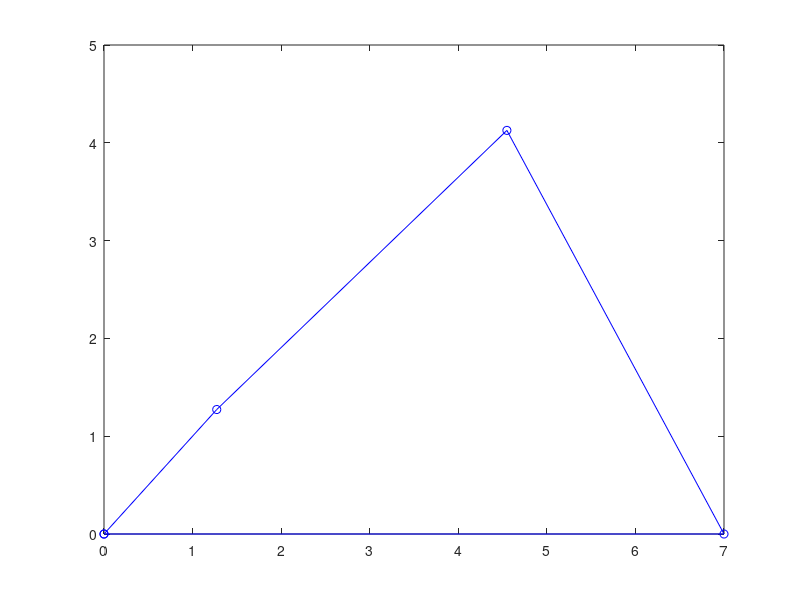
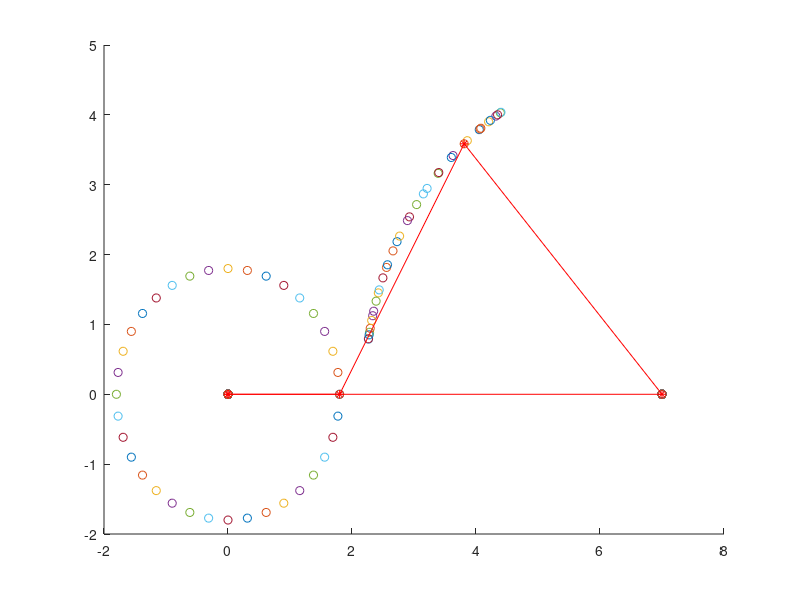

Reproduce these figures in MATLAB, in order. (Note: this script raises an error after producing the figures.)
%% Assignment 4

%% Problem 1: Fixed Point Iteration
% Part a done on paper \n
% Part b
clc; clear all; close all;
l1 = 7; l2 = 1.8; l3 = 4.2; l4 = 4.8;
p1 = l1/l4; p2 = l1/l2; p3 = (l1^2 + l2^2 + l4^2 - l3^2)/(2*l2*l4);
theta2 = 45; xi = 100; ea_goal = 0.1; ea = 10000; i = 0;
fpi = @(x) acosd((p1*cosd(theta2) - p3 + cosd(theta2 - x))/p2);

while ea > ea_goal
    i = i + 1;
    xi1 = fpi(xi);
    ea = abs((xi1 - xi)/xi1);
    xi = xi1;
end
theta4a = xi;
theta4 = xi;
fprintf('Using fixed point iteration: \n');
fprintf('After %d iterations, theta 4 is %f\n', i, theta4a);

% Part c
x = [0, l2*cosd(theta2), l1 + l4*cosd(theta4), l1, 0];
y = [0, l2*sind(theta2), l4*sind(theta4), 0, 0];
% First figure is for part c
figure(1);
plot(x, y, '-ob');

% Part d: Add a for loop
for theta2 = 0:10:360
    ea = 10000;
    fpi = @(x) acosd((p1*cosd(theta2) - p3 + cosd(theta2 - x))/p2);
    while ea > ea_goal
        i = i + 1;
        xi1 = fpi(xi);
        ea = abs((xi1 - xi)/xi1);
        xi = xi1;
    end
    theta4 = xi;
    x = [0, l2*cosd(theta2), l1 + l4*cosd(theta4), l1, 0];
    y = [0, l2*sind(theta2), l4*sind(theta4), 0, 0];
    figure(2);
    scatter(x, y, 'ob');
    hold on
end
plot(x, y, '-*r');
% Second figure is for part d

%% Problem 2: Newton Rhapson
close all;
theta2 = 45; ea = 10000; i = 0; xi = theta4a;
nri = @(x) cosd(theta2 - x) + p1*cosd(theta2) - p3 -p2*cosd(x);
nri1 = @(x) sind(theta2 - x) + p2*sind(x);

while ea > ea_goal
    i = i + 1;
    xi1 = xi - nri(xi)/nri1(xi);
    ea = abs((xi1 - xi)/xi1);
    xi = xi1;
end
theta4 = xi;
fprintf('Using Newton-Raphson Method: \n');
fprintf('After %d iterations, theta 4 is %f\n', i, theta4);

%% Problem 3
% Work done on paper

%% Problem 4
clc; close all; clear all;
max = -10000000; xmax = -100000; ymax = -1000000; z = -1000000;
for i = 1:1000
   x = -2 + 4*rand;
   y = -2 + 4*rand;
   z = opt(x, y);
   if z > max
       max = z;
       xmax = x;
       ymax = y;
   end
end

fprintf('\nUsing 2D Optimization: \n');
fprintf('The x value is: %f\n The y value is: %f\n The optimum value is: %f\n', xmax, ymax, max);

function z = opt(x, y)
z = sin(4*x + 3*y + 2*x^2 - x^4 - 3*x*y - 2*y^2);
end